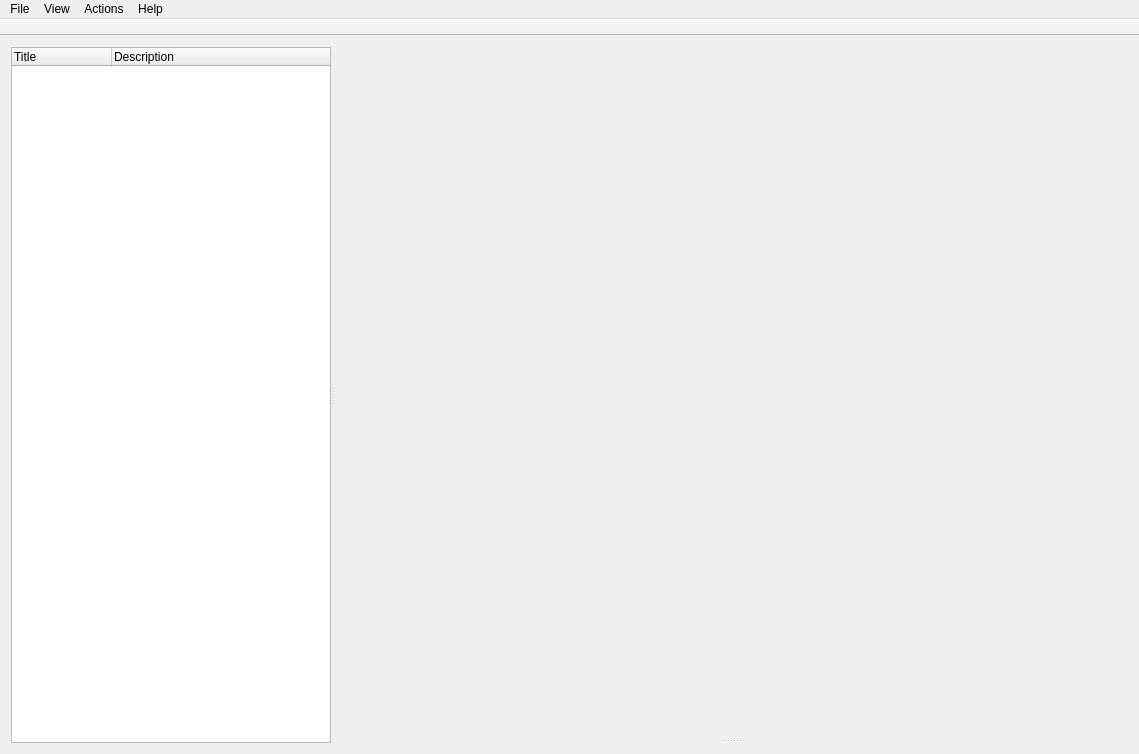
<?xml version="1.0" encoding="UTF-8"?>
<ui version="4.0">
 <class>MainWindow</class>
 <widget class="QMainWindow" name="MainWindow">
  <property name="geometry">
   <rect>
    <x>0</x>
    <y>0</y>
    <width>1139</width>
    <height>754</height>
   </rect>
  </property>
  <property name="sizePolicy">
   <sizepolicy hsizetype="Expanding" vsizetype="Expanding">
    <horstretch>0</horstretch>
    <verstretch>0</verstretch>
   </sizepolicy>
  </property>
  <property name="windowTitle">
   <string>CybertronVisualizer</string>
  </property>
  <property name="windowIcon">
   <iconset resource="res.qrc">
    <normaloff>:/app.ico</normaloff>:/app.ico</iconset>
  </property>
  <widget class="QWidget" name="centralWidget">
   <property name="sizePolicy">
    <sizepolicy hsizetype="Expanding" vsizetype="Preferred">
     <horstretch>0</horstretch>
     <verstretch>0</verstretch>
    </sizepolicy>
   </property>
   <property name="minimumSize">
    <size>
     <width>100</width>
     <height>100</height>
    </size>
   </property>
   <property name="maximumSize">
    <size>
     <width>16777215</width>
     <height>16777215</height>
    </size>
   </property>
   <layout class="QHBoxLayout" name="horizontalLayout">
    <item>
     <widget class="QSplitter" name="vSplitter">
      <property name="sizePolicy">
       <sizepolicy hsizetype="Expanding" vsizetype="Expanding">
        <horstretch>0</horstretch>
        <verstretch>0</verstretch>
       </sizepolicy>
      </property>
      <property name="orientation">
       <enum>Qt::Horizontal</enum>
      </property>
      <widget class="TreeWidget" name="treeWidget">
       <property name="enabled">
        <bool>true</bool>
       </property>
       <property name="sizePolicy">
        <sizepolicy hsizetype="Fixed" vsizetype="Expanding">
         <horstretch>0</horstretch>
         <verstretch>0</verstretch>
        </sizepolicy>
       </property>
       <property name="maximumSize">
        <size>
         <width>320</width>
         <height>16777215</height>
        </size>
       </property>
       <property name="verticalScrollBarPolicy">
        <enum>Qt::ScrollBarAlwaysOff</enum>
       </property>
       <property name="horizontalScrollBarPolicy">
        <enum>Qt::ScrollBarAlwaysOff</enum>
       </property>
       <property name="sizeAdjustPolicy">
        <enum>QAbstractScrollArea::AdjustIgnored</enum>
       </property>
       <property name="autoScroll">
        <bool>false</bool>
       </property>
       <property name="horizontalScrollMode">
        <enum>QAbstractItemView::ScrollPerItem</enum>
       </property>
       <column>
        <property name="text">
         <string>Title</string>
        </property>
       </column>
       <column>
        <property name="text">
         <string>Description</string>
        </property>
       </column>
      </widget>
      <widget class="QSplitter" name="hSplitter">
       <property name="orientation">
        <enum>Qt::Vertical</enum>
       </property>
       <widget class="SceneViewer" name="sceneWidget" native="true">
        <property name="sizePolicy">
         <sizepolicy hsizetype="Expanding" vsizetype="Expanding">
          <horstretch>0</horstretch>
          <verstretch>0</verstretch>
         </sizepolicy>
        </property>
       </widget>
       <widget class="QWidget" name="videoImageWidget" native="true">
        <property name="sizePolicy">
         <sizepolicy hsizetype="Preferred" vsizetype="Expanding">
          <horstretch>0</horstretch>
          <verstretch>0</verstretch>
         </sizepolicy>
        </property>
        <layout class="QGridLayout" name="videoImageGridLayout">
         <property name="leftMargin">
          <number>0</number>
         </property>
         <property name="topMargin">
          <number>0</number>
         </property>
         <property name="rightMargin">
          <number>0</number>
         </property>
         <property name="bottomMargin">
          <number>0</number>
         </property>
        </layout>
       </widget>
      </widget>
     </widget>
    </item>
   </layout>
  </widget>
  <widget class="QMenuBar" name="menuBar">
   <property name="geometry">
    <rect>
     <x>0</x>
     <y>0</y>
     <width>1139</width>
     <height>25</height>
    </rect>
   </property>
   <widget class="QMenu" name="menuFile">
    <property name="title">
     <string>File</string>
    </property>
    <addaction name="actionGlobal"/>
    <addaction name="separator"/>
    <addaction name="actionAddGrid"/>
    <addaction name="actionPointCloud"/>
    <addaction name="separator"/>
    <addaction name="actionExit"/>
   </widget>
   <widget class="QMenu" name="menuHelp">
    <property name="title">
     <string>Help</string>
    </property>
    <addaction name="actionLicense"/>
    <addaction name="actionAbout"/>
   </widget>
   <widget class="QMenu" name="menuView">
    <property name="title">
     <string>View</string>
    </property>
    <addaction name="actionOpenImage"/>
    <addaction name="actionOpenImages"/>
    <addaction name="actionDelImage"/>
   </widget>
   <widget class="QMenu" name="menuActions">
    <property name="title">
     <string>Actions</string>
    </property>
    <addaction name="actionPlay"/>
    <addaction name="actionPause"/>
   </widget>
   <addaction name="menuFile"/>
   <addaction name="menuView"/>
   <addaction name="menuActions"/>
   <addaction name="menuHelp"/>
  </widget>
  <widget class="QToolBar" name="mainToolBar">
   <property name="movable">
    <bool>false</bool>
   </property>
   <property name="toolButtonStyle">
    <enum>Qt::ToolButtonTextBesideIcon</enum>
   </property>
   <property name="floatable">
    <bool>false</bool>
   </property>
   <attribute name="toolBarArea">
    <enum>TopToolBarArea</enum>
   </attribute>
   <attribute name="toolBarBreak">
    <bool>false</bool>
   </attribute>
  </widget>
  <action name="actionExit">
   <property name="text">
    <string>Exit</string>
   </property>
   <property name="shortcut">
    <string>F10</string>
   </property>
  </action>
  <action name="actionAbout">
   <property name="text">
    <string>About</string>
   </property>
  </action>
  <action name="actionPointCloud">
   <property name="icon">
    <iconset resource="res.qrc">
     <normaloff>:/pointcloud.png</normaloff>:/pointcloud.png</iconset>
   </property>
   <property name="text">
    <string>Show PointCloud</string>
   </property>
   <property name="shortcut">
    <string>F4</string>
   </property>
  </action>
  <action name="actionGlobal">
   <property name="checkable">
    <bool>true</bool>
   </property>
   <property name="checked">
    <bool>true</bool>
   </property>
   <property name="text">
    <string>Global</string>
   </property>
   <property name="shortcut">
    <string>F2</string>
   </property>
  </action>
  <action name="actionDelImage">
   <property name="enabled">
    <bool>false</bool>
   </property>
   <property name="icon">
    <iconset resource="res.qrc">
     <normaloff>:/closeimage.png</normaloff>:/closeimage.png</iconset>
   </property>
   <property name="text">
    <string>Del Image</string>
   </property>
   <property name="shortcut">
    <string>F7</string>
   </property>
  </action>
  <action name="actionAddGrid">
   <property name="icon">
    <iconset resource="res.qrc">
     <normaloff>:/grid.png</normaloff>:/grid.png</iconset>
   </property>
   <property name="text">
    <string>Show Grid</string>
   </property>
   <property name="shortcut">
    <string>F3</string>
   </property>
  </action>
  <action name="actionOpenImages">
   <property name="icon">
    <iconset resource="res.qrc">
     <normaloff>:/images.png</normaloff>:/images.png</iconset>
   </property>
   <property name="text">
    <string>Add Images</string>
   </property>
   <property name="shortcut">
    <string>F6</string>
   </property>
  </action>
  <action name="actionOpenImage">
   <property name="icon">
    <iconset resource="res.qrc">
     <normaloff>:/image.png</normaloff>:/image.png</iconset>
   </property>
   <property name="text">
    <string>Add Image</string>
   </property>
   <property name="shortcut">
    <string>F5</string>
   </property>
  </action>
  <action name="actionLicense">
   <property name="text">
    <string>License</string>
   </property>
  </action>
  <action name="actionPlay">
   <property name="icon">
    <iconset resource="res.qrc">
     <normaloff>:/play.png</normaloff>:/play.png</iconset>
   </property>
   <property name="text">
    <string>Play</string>
   </property>
   <property name="shortcut">
    <string>F8</string>
   </property>
  </action>
  <action name="actionPause">
   <property name="enabled">
    <bool>true</bool>
   </property>
   <property name="icon">
    <iconset resource="res.qrc">
     <normaloff>:/pause.png</normaloff>:/pause.png</iconset>
   </property>
   <property name="text">
    <string>Pause</string>
   </property>
   <property name="shortcut">
    <string>F9</string>
   </property>
  </action>
 </widget>
 <layoutdefault spacing="6" margin="11"/>
 <customwidgets>
  <customwidget>
   <class>SceneViewer</class>
   <extends>QWidget</extends>
   <header>scene_viewer.h</header>
   <container>1</container>
   <slots>
    <slot>ChangeCameraType(int)</slot>
    <slot>ResetCameraPosAttitude()</slot>
   </slots>
  </customwidget>
  <customwidget>
   <class>TreeWidget</class>
   <extends>QTreeWidget</extends>
   <header location="global">treewidget.h</header>
  </customwidget>
 </customwidgets>
 <resources>
  <include location="res.qrc"/>
 </resources>
 <connections>
  <connection>
   <sender>actionExit</sender>
   <signal>triggered()</signal>
   <receiver>MainWindow</receiver>
   <slot>close()</slot>
   <hints>
    <hint type="sourcelabel">
     <x>-1</x>
     <y>-1</y>
    </hint>
    <hint type="destinationlabel">
     <x>199</x>
     <y>149</y>
    </hint>
   </hints>
  </connection>
  <connection>
   <sender>actionOpenImage</sender>
   <signal>triggered()</signal>
   <receiver>MainWindow</receiver>
   <slot>ActionOpenImage()</slot>
   <hints>
    <hint type="sourcelabel">
     <x>-1</x>
     <y>-1</y>
    </hint>
    <hint type="destinationlabel">
     <x>579</x>
     <y>409</y>
    </hint>
   </hints>
  </connection>
  <connection>
   <sender>actionPointCloud</sender>
   <signal>triggered()</signal>
   <receiver>MainWindow</receiver>
   <slot>ActionOpenPointCloud()</slot>
   <hints>
    <hint type="sourcelabel">
     <x>-1</x>
     <y>-1</y>
    </hint>
    <hint type="destinationlabel">
     <x>579</x>
     <y>409</y>
    </hint>
   </hints>
  </connection>
  <connection>
   <sender>actionDelImage</sender>
   <signal>triggered()</signal>
   <receiver>MainWindow</receiver>
   <slot>ActionDelVideoImage()</slot>
   <hints>
    <hint type="sourcelabel">
     <x>-1</x>
     <y>-1</y>
    </hint>
    <hint type="destinationlabel">
     <x>423</x>
     <y>350</y>
    </hint>
   </hints>
  </connection>
  <connection>
   <sender>actionAddGrid</sender>
   <signal>triggered()</signal>
   <receiver>MainWindow</receiver>
   <slot>ActionAddGrid()</slot>
   <hints>
    <hint type="sourcelabel">
     <x>-1</x>
     <y>-1</y>
    </hint>
    <hint type="destinationlabel">
     <x>423</x>
     <y>350</y>
    </hint>
   </hints>
  </connection>
  <connection>
   <sender>actionOpenImages</sender>
   <signal>triggered()</signal>
   <receiver>MainWindow</receiver>
   <slot>ActionOpenImages()</slot>
   <hints>
    <hint type="sourcelabel">
     <x>-1</x>
     <y>-1</y>
    </hint>
    <hint type="destinationlabel">
     <x>471</x>
     <y>379</y>
    </hint>
   </hints>
  </connection>
  <connection>
   <sender>actionDelImage</sender>
   <signal>toggled(bool)</signal>
   <receiver>MainWindow</receiver>
   <slot>CloseVideoImgViewer(bool)</slot>
   <hints>
    <hint type="sourcelabel">
     <x>-1</x>
     <y>-1</y>
    </hint>
    <hint type="destinationlabel">
     <x>489</x>
     <y>400</y>
    </hint>
   </hints>
  </connection>
  <connection>
   <sender>actionGlobal</sender>
   <signal>triggered(bool)</signal>
   <receiver>treeWidget</receiver>
   <slot>setVisible(bool)</slot>
   <hints>
    <hint type="sourcelabel">
     <x>-1</x>
     <y>-1</y>
    </hint>
    <hint type="destinationlabel">
     <x>148</x>
     <y>413</y>
    </hint>
   </hints>
  </connection>
 </connections>
 <slots>
  <slot>ActionOpenImage()</slot>
  <slot>ActionOpenPointCloud()</slot>
  <slot>ActionDelVideoImage()</slot>
  <slot>ActionAddGrid()</slot>
  <slot>ActionOpenImages()</slot>
  <slot>CloseVideoImgViewer(bool)</slot>
 </slots>
</ui>
